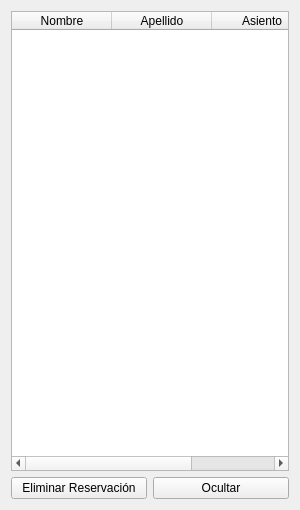
<?xml version="1.0" encoding="UTF-8"?>
<ui version="4.0">
 <class>Pasajeros</class>
 <widget class="QWidget" name="Pasajeros">
  <property name="geometry">
   <rect>
    <x>0</x>
    <y>0</y>
    <width>300</width>
    <height>510</height>
   </rect>
  </property>
  <property name="windowTitle">
   <string>Form</string>
  </property>
  <layout class="QVBoxLayout" name="verticalLayout">
   <item>
    <widget class="QTableWidget" name="TablaPasajeros">
     <attribute name="horizontalHeaderStretchLastSection">
      <bool>true</bool>
     </attribute>
     <column>
      <property name="text">
       <string>Nombre</string>
      </property>
     </column>
     <column>
      <property name="text">
       <string>Apellido</string>
      </property>
     </column>
     <column>
      <property name="text">
       <string>Asiento</string>
      </property>
     </column>
    </widget>
   </item>
   <item>
    <layout class="QHBoxLayout" name="horizontalLayout">
     <item>
      <widget class="QPushButton" name="Eliminar">
       <property name="text">
        <string>Eliminar Reservación</string>
       </property>
      </widget>
     </item>
     <item>
      <widget class="QPushButton" name="Ocultar">
       <property name="text">
        <string>Ocultar</string>
       </property>
      </widget>
     </item>
    </layout>
   </item>
  </layout>
 </widget>
 <resources/>
 <connections/>
</ui>
